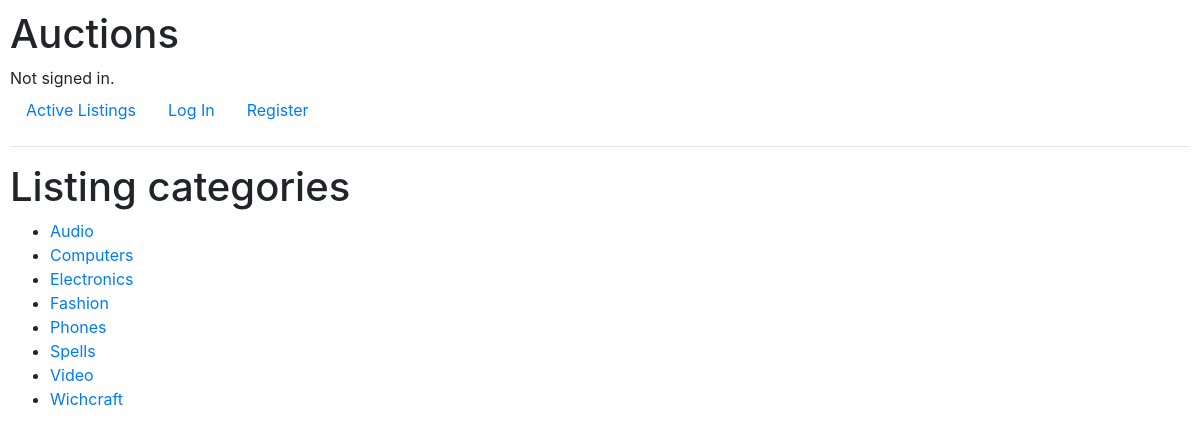
The page /category on the database its author committed.
### auctions/models.py (models this page shows, shortened)
class Category(models.Model):
    name = models.CharField(max_length= 20, default="none")

### auctions/views.py (the view)
# urls.py: path("category", views.category_view, name="category"),
def category_view(request):
    return render(request,"auctions/category.html",{"categories": Category.objects.all().order_by('name').values()})
    pass

### auctions/templates/auctions/category.html
{% extends "auctions/layout.html" %}
{% block body %}
    <h1>Listing categories</h1>
    <ul>
        {% for category in categories %}
            <li><a href="{% url 'filtered' category.id %}">{{category.name}}</a></li>
        {% endfor %}
    </ul>
{% endblock %}

### auctions/static/auctions/styles.css (style rules this page uses)
body { padding: 10px; }

### rows shown on the page
Category: name "Audio"
Category: name "Computers"
Category: name "Electronics"
Category: name "Fashion"
Category: name "Phones"
Category: name "Spells"
Category: name "Video"
Category: name "Wichcraft"
